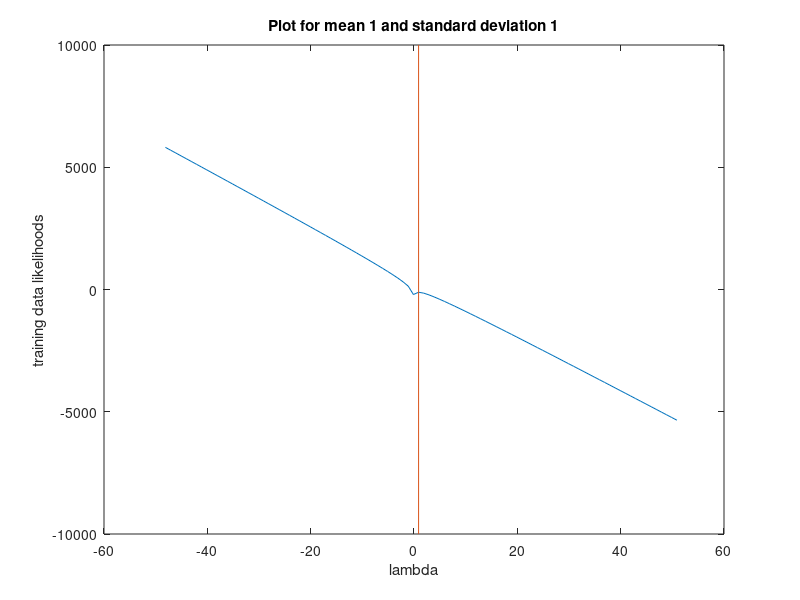
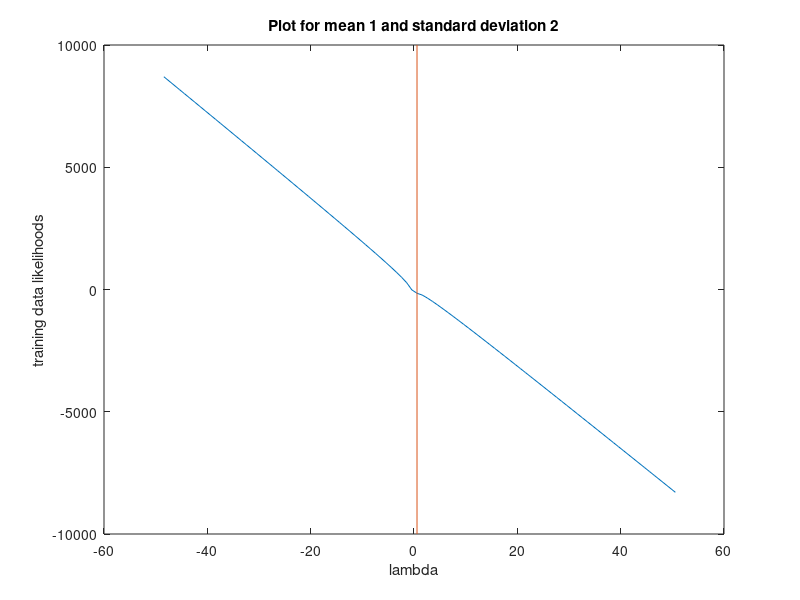
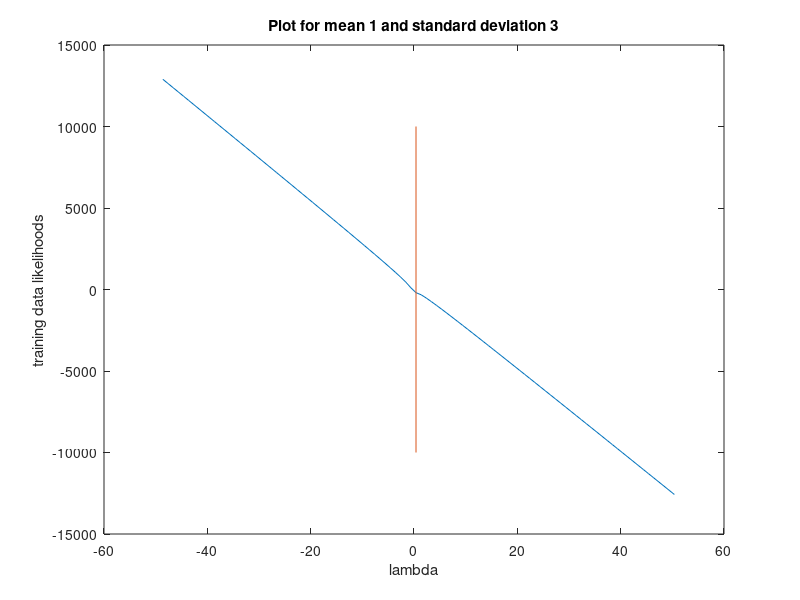
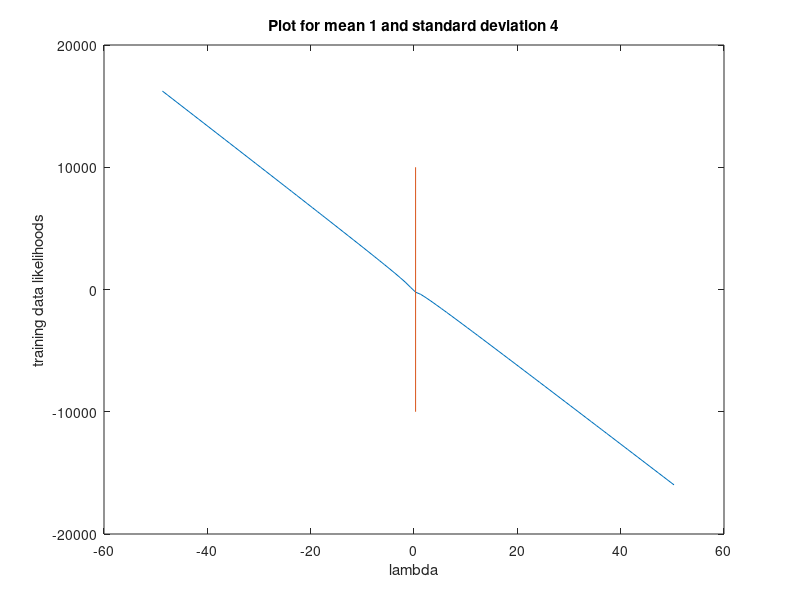

MATLAB code for these plots, in order:

axis ([-60 60 -10000 10000]);
fig = 1;
X = [];
Maxlies = [];
Logli = [];
#Different means and standdev
for mean = 1:8
  for standdev = 1:8
    #Get a 10x10 matrix with random numbers which are normally distributed
    #with mean and standard deviation (standdev)
    m = mean + standdev * randn(10)
    #Make one vector out of the 100 entrys of the matrix
    m = reshape(m,1,[])
    #No negative samples
    m = abs(m)
    #Maximum-likelihood estimate following the theory sheet
    maxlies = 100 * (1/sum(m))
    #Computing log-likelihood function
    logli = 100 * log(maxlies) - (maxlies * (sum(m)))
    #Vector with 100 settings around maxlies
    vec = []
    for dif = -49:50
      vec(end+1) = maxlies + dif
    endfor
    #Compute log-likelihood function on vec
    for i = 1:100
      vec(i) = 100 * log(vec(i)) - (vec(i) * (sum(m)))
    endfor
    #Show result
    figure(fig);
    x = 1:100;
    plot (maxlies - 50 + x,vec(x));
    hold on;
    #the line at the maximum-likelihood estimate
    plot([maxlies,maxlies],[-10000,10000]);
    xlabel ("lambda");
    ylabel ("training data likelihoods");
    tit = cstrcat("Plot for mean ",num2str(mean)," and standard deviation ", num2str(standdev));
    title (tit);
    hold off;

    fig = fig + 1;
    #Put the new values into the matrix X, Maxlies and Logli
    X = vertcat(X,x)
    Maxlies = vertcat(Maxlies,maxlies)
    Logli = vertcat(Logli,logli)
  endfor
endfor




